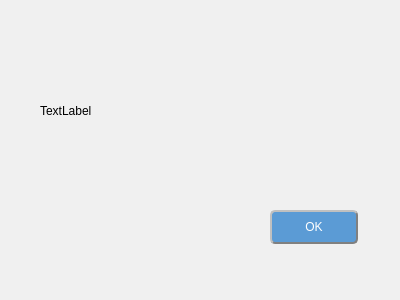
<?xml version="1.0" encoding="UTF-8"?>
<ui version="4.0">
 <class>writeSettingDialog</class>
 <widget class="QDialog" name="writeSettingDialog">
  <property name="geometry">
   <rect>
    <x>0</x>
    <y>0</y>
    <width>400</width>
    <height>300</height>
   </rect>
  </property>
  <property name="windowTitle">
   <string>Dialog</string>
  </property>
  <property name="styleSheet">
   <string notr="true">background:#F0F0F0;</string>
  </property>
  <widget class="QLabel" name="label">
   <property name="geometry">
    <rect>
     <x>40</x>
     <y>30</y>
     <width>321</width>
     <height>161</height>
    </rect>
   </property>
   <property name="text">
    <string>TextLabel</string>
   </property>
  </widget>
  <widget class="QPushButton" name="btn_OK">
   <property name="geometry">
    <rect>
     <x>270</x>
     <y>210</y>
     <width>88</width>
     <height>34</height>
    </rect>
   </property>
   <property name="styleSheet">
    <string notr="true">QPushButton{
background-color:rgba(91,155,213,100%);
color: white;   
border-radius: 5px;  
border: 2px groove gray; 
border-style: outset;
}
QPushButton:disabled{
background-color: #CCCCCC;
color: #787878;
}
QPushButton:pressed{
background-color:rgb(85, 170, 255);
 border-style: inset;
}</string>
   </property>
   <property name="text">
    <string>OK</string>
   </property>
  </widget>
 </widget>
 <resources/>
 <connections/>
</ui>
